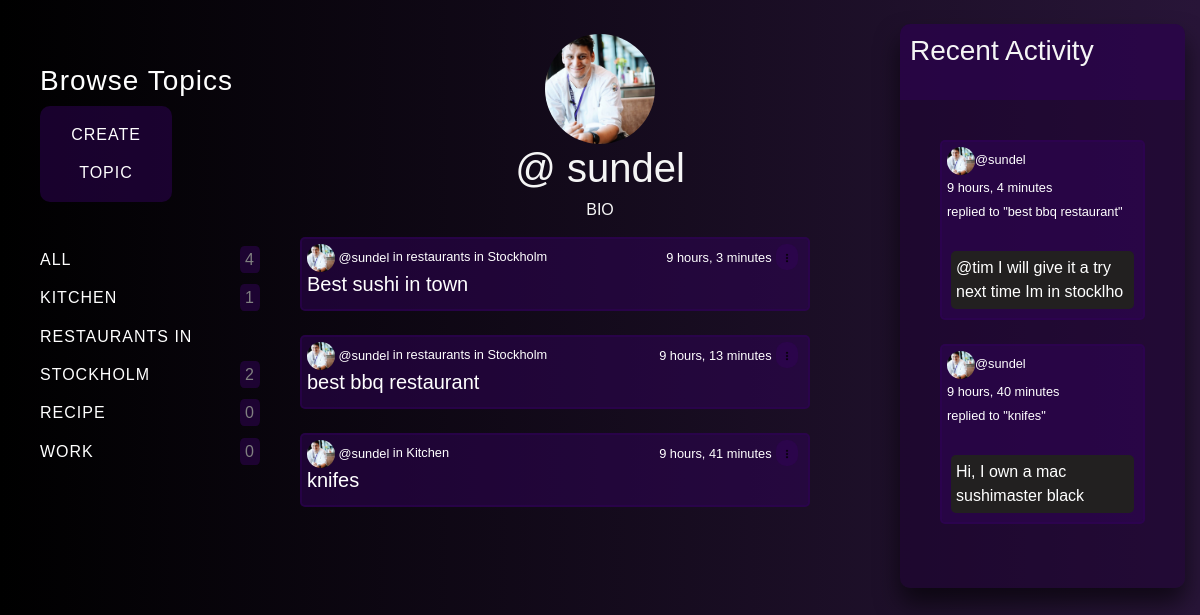
Page /profile/1/ on the committed database.
### base/models.py (models this page shows, shortened)
class Topic(models.Model):
    name = models.CharField(max_length=200)

class Room(models.Model):
    host = models.ForeignKey(User, on_delete=models.SET_NULL, null=True)
    topic = models.ForeignKey(Topic, on_delete=models.SET_NULL, null=True)
    name = models.CharField(max_length=200)
    description = models.TextField(null=True, blank=True)
    participants = models.ManyToManyField(User, related_name='participants', blank=True)
    updated = models.DateTimeField(auto_now=True)
    created = models.DateTimeField(auto_now_add=True)
    class Meta:
        ordering = ['-updated', '-created']
    def __str__(self):
        return self.name

class Message(models.Model):
    user = models.ForeignKey(User, on_delete=models.CASCADE)
    room = models.ForeignKey(Room, on_delete=models.CASCADE)
    body = models.TextField()
    updated = models.DateTimeField(auto_now=True)
    created = models.DateTimeField(auto_now_add=True)
    class Meta:
        ordering = ['-updated', '-created']
    def __str__(self):
        return self.body[0:50]

### base/views.py (the view)
# urls.py: path('profile/<str:pk>/', views.userProfile, name='user-profile'),
def userProfile(request, pk):
    user = User.objects.get(id=pk)
    rooms = user.room_set.all()
    room_messages = user.message_set.all()
    topics = Topic.objects.all()
    context = {'user': user, 'rooms': rooms,
               'room_messages': room_messages, 'topics': topics}
    return render(request, 'base/profile.html', context)

### base/templates/base/profile.html (shortened to what this page needs)
{% extends "base.html" %}
{% load static %}
{% block content %}
<div class="profile-container">
    <div>
        {% include 'base/topics_component.html' %}
    </div>
    <div>
        <div class="profile-bio">
            <img class="profile-img" src="/./media/profile.jpg" alt="">
            <h1 style="color: whitesmoke;">@ {{user.username}}</h1>
            <H6 style="color: whitesmoke;">BIO</H6>
        </div>
        {% include 'base/feed_component.html' %}
    </div>
    <div>
        {% include 'base/activity_component.html' %}
    </div>
</div>
{% endblock %}

### base/templates/base/topics_component.html
<div class="topic-feed">
    <h3>Browse Topics</h3>
    <div class="create-btn">
        <a href="{% url 'create-topic' %}">Create topic</a>
    </div>
    <br>
    <div>
        <a href="{% url 'home' %}">All <div class="count-div"><span>{{topics.count}}</span></div></a>
    </div>
    {% for topic in topics %}
    <div>
        <a href="{% url 'home' %}?q={{topic.name}}">{{topic.name}} <div class="count-div"><span>{{topic.room_set.all.count}}</span></div></a>
    </div>
    {% endfor %}
</div>

### base/templates/base/feed_component.html (shortened to what this page needs)
<div class="feed-feed">
    {% for room in rooms %}
    <div class="feed-wrapper">
        <small><a href="{% url 'user-profile' room.host.id %}"><img class="profile-img" src="/./media/profile.jpg" alt="" style="width: 28px; height: 28px;"> @{{room.host.username}}</a></small><small> in {{ room.topic.name }}</small>
        <div class="delete-btn-">
            <small>{{room.created|timesince}}</small>
            <div class="dropdown">
                <button class="dropbtn1" style="color: white;"><img class="profile-img" src="/./media/dots.png" alt="" style="width: 10px; height: 10px;"></button>
            </div>
        </div>
        <h5><a href="{% url 'room' room.id %}">{{room.name}}</a></h5>
    </div>
    <br>
    {% endfor %}
</div>

### base/templates/base/activity_component.html (shortened to what this page needs)
<div class="activity-feed">
    <div class="activity-feed-header">
        <h3 >Recent Activity</h3>
        <br>
    </div>
    <div class="comment-fieald-wrapper">
        {% for message in room_messages %}
        <div class="comment-wrapper">
            <small><a href="{% url 'user-profile' message.user.id %}"><img class="profile-img" src="/./media/profile.jpg" alt="" style="width: 28px; height: 28px;">@{{message.user}}</a>
            </small>
            <br>
            <small>{{message.created|timesince}}</small>
            <br>
            <small>replied to "{{message.room}}"</small>
            <br>
            <br>
            <p class="comment-field">{{message}}</p>
        </div>
        <br>
        {% endfor %}
    </div>
</div>

### static/css/base.css (style rules this page uses)
html { height: 100%; }
.dropdown { position: relative; display: inline-block; }
.home-container, .profile-container { display: grid; grid-template-columns: 1fr 2fr 1fr; }
a { text-decoration: none; color: hsl(0, 0%, 100%); }
.activity-feed, .feed-feed, .topic-feed, .participants-feed hr { color: #fff; }
.dropbtn1 { background-color: rgba(49, 2, 88, 0.5); border: 2px solid rgba(49, 2, 88, 0.5); border-radius: 10px; color: white; font-size: 16px; border: none; }
.topic-feed { letter-spacing: 1px; line-height: 2.4; width: 100%; padding: 40px; }
.topic-feed a { text-transform: uppercase; }
.topic-feed span { color: grey; text-decoration: none; border: none; padding: 5px; background-color: rgba(49, 2, 88, 0.5); border-radius: 20%; height: 1px; }
.create-btn { background-color: rgba(49, 2, 88, 0.5); color: white; padding: 16px; font-size: 16px; border: none; width: 60%; padding: 10px; text-align: center; border-radius: 10px; }
.count-div { float: right; }
.activity-feed, .participants-feed { width: 95%; background: rgba(30, 1, 53, 0.5); box-sizing: border-box; box-shadow: 0 15px 25px rgba(0, 0, 0, .6); border: none; border-radius: 10px; }
.activity-feed-header, .participants-feed-header { background-color: rgba(49, 2, 88, 0.5); margin: 0; color: whitesmoke; padding-top: 10px; padding-left: 10px; border: none; border-top-left-radius: 10px; border-top-right-radius: 10px; }
.comment-fieald-wrapper { padding: 40px; }
.comment-wrapper { padding: 5px; border-radius: 5px; background-color: rgba(49, 2, 88, 0.5); border: 2px solid rgba(49, 2, 88, 0.5); }
.comment-field { background-color: rgb(34, 32, 32); padding: 5px; margin: 4px; border-radius: 5px; }
.delete-btn- { float: right; padding-right: 5px; }
.feed-feed { width: 85%; border: none; border-radius: 10px; }
.feed-wrapper { padding: 5px; border-radius: 5px; background-color: rgba(49, 2, 88, 0.5); border: 2px solid rgba(49, 2, 88, 0.5); }
.profile-bio { margin: auto; padding: 10px; text-align: center; }
.profile-img { height: 110px; width: 110px; border-radius: 50%; }

### rows in the picture
Topic: name "KITCHEN", room_set.all.count "1"
Topic: name "RESTAURANTS IN STOCKHOLM", room_set.all.count "2"
Topic: name "RECIPE", room_set.all.count "0"
Topic: name "WORK", room_set.all.count "0"
Room: host.username "sundel", topic.name "restaurants in Stockholm", created "9 hours, 3 minutes", name "Best sushi in town"
Room: host.username "sundel", topic.name "restaurants in Stockholm", created "9 hours, 13 minutes", name "best bbq restaurant"
Room: host.username "sundel", topic.name "Kitchen", created "9 hours, 41 minutes", name "knifes"
Message: user "sundel", created "9 hours, 4 minutes", room "best bbq restaurant", body "@tim I will give it a try next time Im in stocklho"
Message: user "sundel", created "9 hours, 40 minutes", room "knifes", body "Hi, I own a mac sushimaster black"

### other values in the picture
{{ topics.count }} "4"
{{ user.username }} "sundel"
